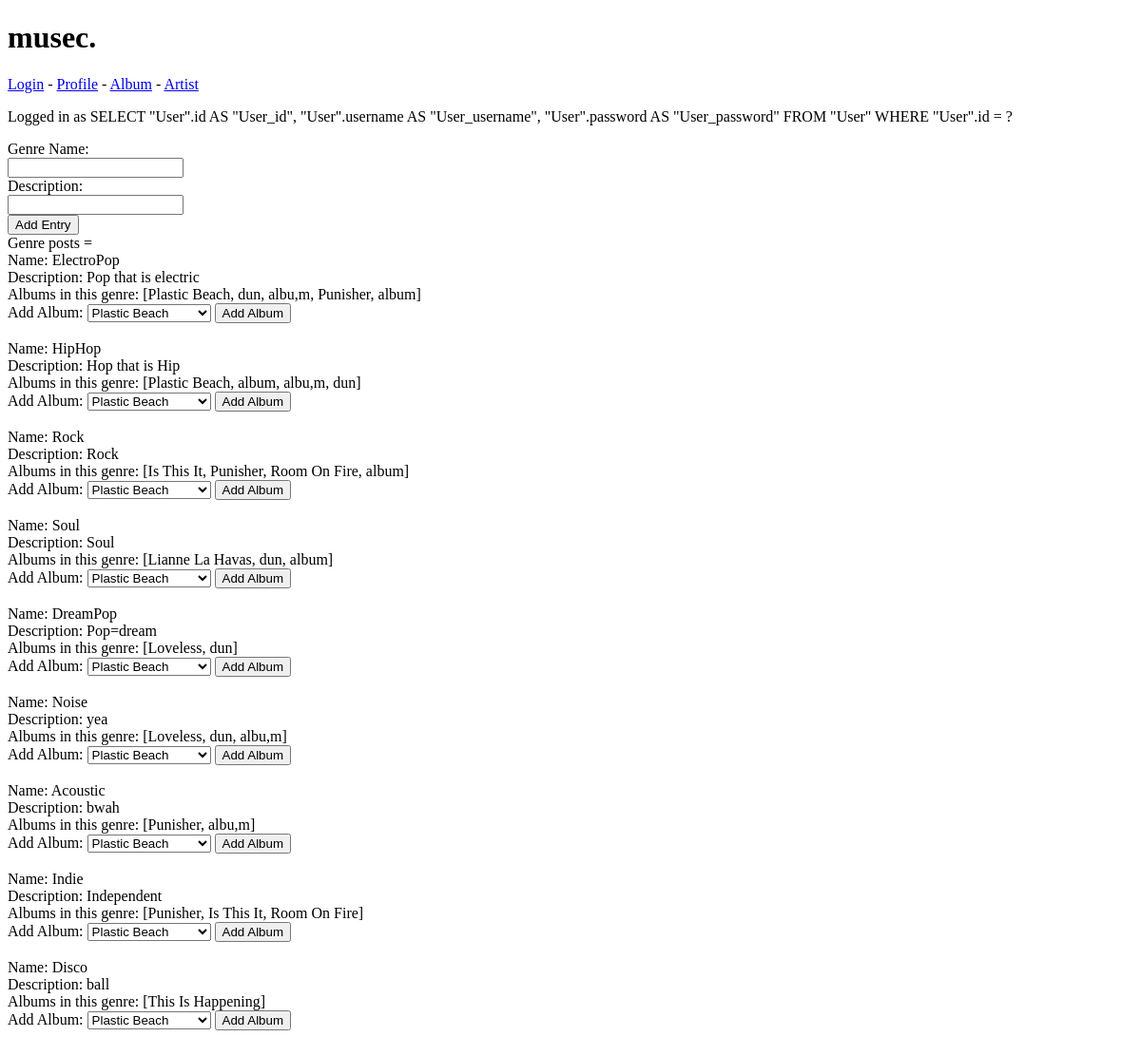
Page /genre (signed in) on the committed database.
### models.py (models this page shows, shortened)
class Genre(db.Model):
    __tablename__ = 'Genre'
    id = db.Column(db.Integer, primary_key = True)
    name = db.Column(db.String())
    description = db.Column(db.String())
    addedBy = db.Column(db.Integer, db.ForeignKey('User.id'))
    albums = db.relationship('Album', secondary=AlbumGenres, back_populates='genres')

class Album(db.Model):
    __tablename__ = 'Album'
    id = db.Column(db.Integer, primary_key = True)
    name = db.Column(db.String())
    coverArt = db.Column(db.String())
    releaseDate = db.Column(db.Integer())
    addedBy = db.Column(db.Integer, db.ForeignKey('User.id'))
    artist = db.Column(db.Integer, db.ForeignKey('Artist.id'))
    genres = db.relationship('Genre', secondary=AlbumGenres, back_populates='albums')
    artistName = db.relationship('Artist', backref='Album')
    def __repr__(self):
        return self.name

### main.py (the view, shortened to what this page needs)
@app.route('/genre', methods = ['POST', 'GET'])
def genre():
    if 'logged_in' not in session:
        return redirect(url_for('create_account'))
    elif 'logged_in' in session:
        userInfo = session['logged_in']
        userId = userInfo
        username = models.User.query.filter_by(id=userId)
    form = SelectAlbum()
    albums = models.Album.query.all()
    form.albums.choices = [(album.id, album.name) for album in albums]
    allGenres = models.Genre.query.all()
    return render_template('genre.html', username=username, allGenres=allGenres, form=form)

### main.py
class SelectAlbum(FlaskForm):
    albums = SelectField('Album', validators=[DataRequired()], coerce=int)

### templates/genre.html (shortened to what this page needs)
{% include 'header.html'%}
<form action='/genre' method='POST' enctype="multipart/form-data">
    <label for = 'genre_name'>Genre Name:</label><br>
    <input type = 'text' name='genre_name'><br>
    <label for = 'description'>Description:</label><br>
    <input type = 'text' name='description'><br>
    <input type = 'submit' value = 'Add Entry'>
</form>
<div id='genre_post'>
    Genre posts = <br>
    {% for genre in allGenres %}
        Name: {{genre.name}} <br>
        Description: {{genre.description}} <br>
        Albums in this genre: {{genre.albums}} <br>
        <form action='/genre' method='POST' enctype="multipart/form-data">
            Add Album:
            {{form.albums}}
            <input type = 'submit' value = 'Add Album'>
        </form><br>
    {% endfor %}
</div><br>

### css/style.css (style rules this page uses)
:root { --c1:blue; }

### rows in the picture
Genre: name "ElectroPop", description "Pop that is electric", albums "[Plastic Beach, dun, albu,m, Punisher, album]"
Genre: name "HipHop", description "Hop that is Hip", albums "[Plastic Beach, album, albu,m, dun]"
Genre: name "Rock", description "Rock", albums "[Is This It, Punisher, Room On Fire, album]"
Genre: name "Soul", description "Soul", albums "[Lianne La Havas, dun, album]"
Genre: name "DreamPop", description "Pop=dream", albums "[Loveless, dun]"
Genre: name "Noise", description "yea", albums "[Loveless, dun, albu,m]"
Genre: name "Acoustic", description "bwah", albums "[Punisher, albu,m]"
Genre: name "Indie", description "Independent", albums "[Punisher, Is This It, Room On Fire]"
Genre: name "Disco", description "ball", albums "[This Is Happening]"

### other values in the picture
{{ username }} "SELECT \"User\".id AS \"User_id\", \"User\".username AS \"User_username\", \"User\".password AS \"User_password\" FROM \"User\" WHERE \"User\".id = ?"
